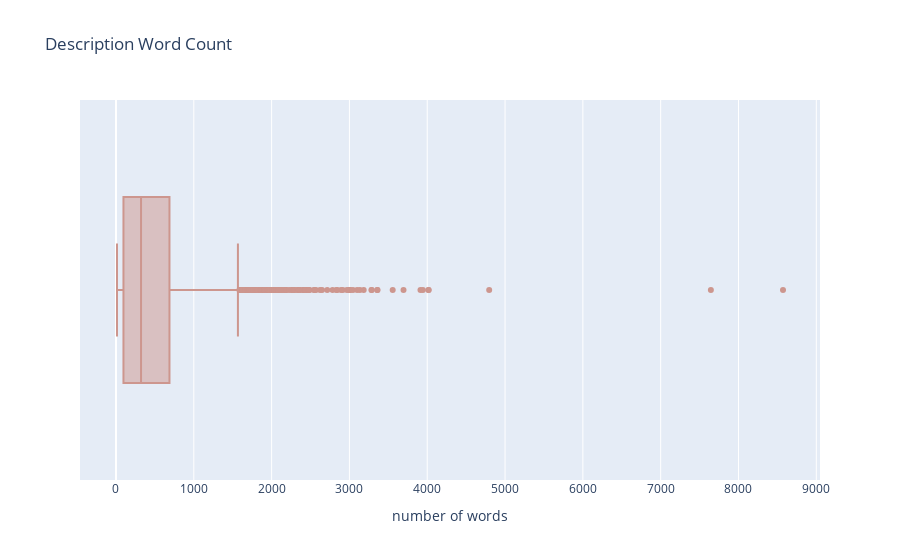

Notebook code for this chart:
### Markdown cell above
### 4. Description length

### Code cell
data_description_word_count = data.with_columns(
    pl.col("description")
    .map_elements(lambda x: len(x.split(" ")), return_dtype=pl.Int64)
    .alias("description word count")
)

fig = px.box(
    x=data_description_word_count["description word count"],
    title="Description Word Count",
    color_discrete_sequence=COLORS[0:1],
)
fig.update_xaxes(title_text="number of words")
fig.show()

### Figure 1 — Plotly figure (JSON) as saved in the notebook; plotly's stock layout.template omitted (floating-point values rounded to 4 significant figures; data arrays with more than 128 entries replaced by an {"elided": "..."} marker saying what was removed)
{"data": [{"alignmentgroup": "True", "hovertemplate": "x=%{x}<extra></extra>", "legendgroup": "", "marker": {"color": "#cd968e"}, "name": "", "notched": false, "offsetgroup": "", "orientation": "h", "showlegend": false, "type": "box", "x": {"elided": "2053 int values"}, "x0": " ", "xaxis": "x", "y0": " ", "yaxis": "y"}], "layout": {"boxmode": "group", "legend": {"tracegroupgap": 0}, "title": {"text": "Description Word Count"}, "xaxis": {"anchor": "y", "domain": [0, 1], "title": {"text": "number of words"}}, "yaxis": {"anchor": "x", "domain": [0, 1]}}}
